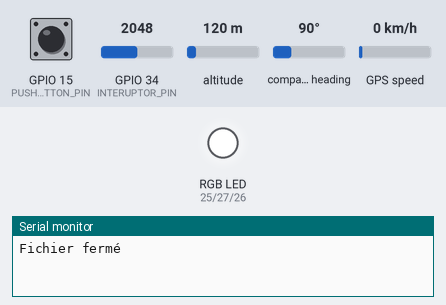
The sketch below on a simulated ESP32. On the bench: an RGB LED mixed from three pins (HIGH = lit), the last lines printed to the serial monitor. The test bench sets the inputs (shaded band); at power-on: GPIO 15 (PUSHBUTTON_PIN) HIGH, GPIO 34 (INTERUPTOR_PIN) = 2048, altitude 120 m, compass heading 90°, GPS speed 0 km/h. Storage starts empty; the GPS gets a fix after 3 s at 37.7749, -122.4194 with 8 satellites. At 6.3 s the program puts the board to deep sleep or switches it off; the recording ends there.

Above: at 3.4 s.
3.5 s: GPIO 15 (PUSHBUTTON_PIN) pulled LOW for 3.2 s
At 3.74 s:
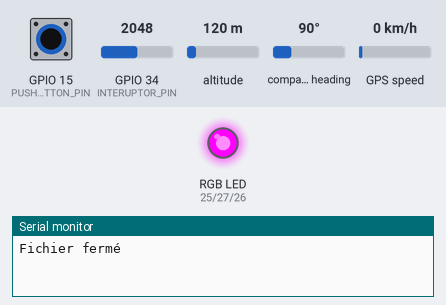
At 5.41 s:
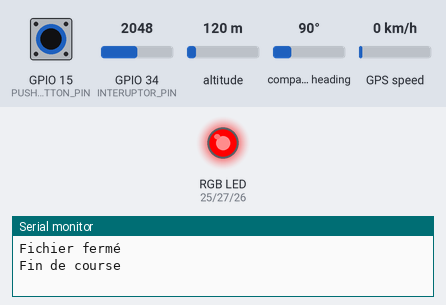
Timing chart, 0 to 6.3 s (numbered marks = the images above; inputs shaded):
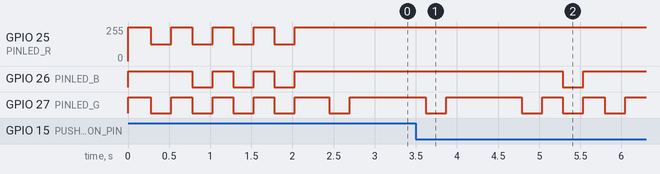

Measured:
- after the input at 3.5 s, GPIO 26 (PINLED_B): HIGH → LOW after 1.8 s, → HIGH 0.25 s later

The sketch:

SD_Datalogger_V6.ino
```cpp
//Bibliothèques
#include <ArduinoJson.h>     // Bibliothèque pour manipuler les objets JSON
#include <TinyGPS++.h>       // Bibliothèque pour interagir avec le module GPS
#include <HardwareSerial.h>  // Bibliothèque pour utiliser la liaison série matérielle
#include <FS.h>              // Bibliothèque pour manipuler le système de fichiers
#include <SD.h>              // Bibliothèque pour interagir avec la carte SD
#include <SPI.h>             // Bibliothèque pour la communication SPI

//Constantes de pins
#define GPS_RX_PIN 16      // Broche de réception du signal GPS (RX2)
#define GPS_TX_PIN 17      // Broche de transmission du signal GPS (TX2)
#define INTERUPTOR_PIN 34  // Broche de l'interrupteur ON/OFF
#define PINLED_R 25        // Broche de la LED RGB rouge
#define PINLED_G 27        // Broche de la LED RGB verte
#define PINLED_B 26        // Broche de la LED RGB bleue
#define PUSHBUTTON_PIN 15  // Broche du bouton de fin de course
// Constantes de couleurs
// R , V , B
#define WHITE 128, 255, 255
#define RED 255, 0, 0
#define GREEN 0, 255, 0
#define BLUE 0, 0, 255
#define CYAN 0, 255, 255
#define MAGENTA 128, 0, 255
#define YELLOW 128, 255, 0
//Constantes de calcul
#define INTERVALLE_ACQUISITION 1000  // Intervalle entre chaque acquisition de données GPS (en millisecondes)
#define BAUD_RATE 9600               // Vitesse de communication du moniteur série
#define VOLTAGE_DIVIDER_FACTOR 2.2   // Facteur de multiplication de la tension pour retrouver la tension avant le pont diviseur
#define BATTERY_LOW_THRESHOLD 3.6    // Limite minimale de tension pour préserver la batterie
#define TEMPS_PRESSION 1000
// Initialisation des bibliothèques
HardwareSerial gpsSerial(2);       // Initialisation de la liaison série matérielle pour le GPS
TinyGPSPlus gps;                   // Création d'une instance de l'objet TinyGPSPlus pour interagir avec le GPS
DynamicJsonDocument jsonDoc(512);  // Création d'un document JSON dynamique de taille 512 octets
File dataFile;                     // Déclaration de la variable dataFile pour gérer les fichiers sur la carte SD

// Variables globales
bool endRecord = false;  // Variable booléenne pour indiquer si l'enregistrement à été aretté
int fileNumber = 0;      // Numéro du fichier de données
String filename = "";
unsigned long tempsDebutPression = 0;  // Variable pour enregistrer le temps au début de la pression
// Prototypes
bool mode();
float readBattLevel();
void displayBat();
void stopRecordingLowBat();
void createNewFile(const char *chemin);
int trouver_prochain_numero(const char *chemin);
void readGPSData();
void checkGPSValidity();
void recording();
void setColor(uint8_t redValue, uint8_t greenValue, uint8_t blueValue);
void ledBlink(uint8_t redValue, uint8_t greenValue, uint8_t blueValue);
void ledOff();
void listDir(fs::FS &fs, const char *dirname, uint8_t levels);
void cardType();
///////////////////////////////////////////////////////// SETUP ////////////////////////////////////////////////////////////
void setup() {
  Serial.begin(BAUD_RATE);  // Initialisation de la communication série
  Serial.println("Moniteur Série : OK");
  // Initialisation des broches pour les LED RGB
  Serial.println("Init LED RGB...");
  pinMode(PINLED_R, OUTPUT);
  pinMode(PINLED_G, OUTPUT);
  pinMode(PINLED_B, OUTPUT);
  Serial.println("LED RGB : OK");
  ledOff();  // Éteindre les LED au démarrage
  // Initialisation de la carte SD
  Serial.println("Init SD...");
  if (!SD.begin()) {  // Vérification de la connexion de la carte SD
    while (true) {
      Serial.println("Card Mount Failed : Connect SD & Restart ESP32");
      ledBlink(RED);
    }
  }
  cardType();
  listDir(SD, "/", 0);  // Affichage du contenu du répertoire racine de la carte SD
  // Implémenter une fonctionnalité permettant d'empecher l'écriture d'un nouveau fichier si l'espace sur la SD nécessaire pour une future course n'est pas possible (de l'ordre de 100Ko)
  Serial.println("SD : OK");
  // Initialisation du module GPS
  Serial.println("Init GPS...");
  gpsSerial.begin(9600, SERIAL_8N1, GPS_RX_PIN, GPS_TX_PIN);
  Serial.println("GPS : OK");
  // Configuration de l'interrupeur au démarrage
  Serial.println("Init Interrupteur...");
  pinMode(INTERUPTOR_PIN, INPUT);
  Serial.println("Interrupteur : OK");
  // Configuration de l'interrupeur au démarrage
  Serial.println("Init Push button...");
  pinMode(PUSHBUTTON_PIN, INPUT_PULLUP);
  Serial.println("Push button : OK");
  // Initialisation des 2 modes
  if (mode() == true) {  // Initialiation du mode course
    Serial.println("Init mode Course:");
    createNewFile("");
  } else {
    Serial.println("Init mode BT:");
  }
  // Animation LED au démarrage
  Serial.println("Start");
  for (int i = 0; i < 3; i++) {
    ledBlink(WHITE);
  }
}
///////////////////////////////////////////////////////// LOOP ////////////////////////////////////////////////////////////
void loop() {
  displayBat();
  if (mode() == true) {
    recording();
  } else {
    ledBlink(BLUE);
    return;
  }
  delay(500);  // Attente de 500 millisecondes avant la prochaine lecture de la tension de la batterie
}
///////////////////////////////////////////////////////// FONCTIONS ////////////////////////////////////////////////////////////
// Fonction appelée lors de l'appui sur le bouton poussoir
void buttonPressed() {
  endRecord = !endRecord;  // Inversion de l'état d'enregistrement
}
// Lecture du niveau de batterie
float readBattLevel() {
  int sensorValue = analogRead(INTERUPTOR_PIN);                           // Lecture de la tension analogique
  float voltage = (sensorValue * (3.3 / 4095) * VOLTAGE_DIVIDER_FACTOR);  // Conversion de la valeur analogique en tension
  return voltage;
}

void displayBat() {
  // Lecture de la tension de la batterie
  float voltage = readBattLevel();
  // Affichage de la tension de la batterie dans la console série
  Serial.print("Tension : ");
  Serial.println(voltage);
}
// Fonction pour définir la couleur des LED RGB
void setColor(uint8_t redValue, uint8_t greenValue, uint8_t blueValue) {
  redValue = 255 - redValue;
  greenValue = 255 - greenValue;
  blueValue = 255 - blueValue;
  analogWrite(PINLED_R, redValue);
  analogWrite(PINLED_G, greenValue);
  analogWrite(PINLED_B, blueValue);
}
void ledBlink(uint8_t redValue, uint8_t greenValue, uint8_t blueValue) {
  setColor(redValue, greenValue, blueValue);
  delay(250);
  ledOff();
  delay(250);
}

// Fonction pour éteindre les LED RGB
void ledOff() {
  analogWrite(PINLED_R, 255);
  analogWrite(PINLED_G, 255);
  analogWrite(PINLED_B, 255);
}
bool mode() {
  float voltage = readBattLevel();  // Lecture de la tension de la batterie
  if (voltage > 0) {                // Si la batterie a de la tension
    Serial.println("Mode course");  // Affichage du mode dans la console série

    return true;
  } else {
    Serial.println("Mode BT");  // Affichage du mode dans la console série

    return false;
  }
}
// Fonction pour créer un nouveau fichier de données GPS
int trouver_prochain_numero(const char *chemin) {
  int numero = 1;
  char nom_fichier[50];
  // Tant que le fichier existe, on incrémente le numéro
  do {
    snprintf(nom_fichier, sizeof(nom_fichier), "%s/gps_data_%d.json", chemin, numero);
    if (!SD.exists(nom_fichier)) {
      break;
    }
    numero++;
  } while (true);
  return numero;
}
void createNewFile(const char *chemin) {
  if (!mode()) {  // Si le mode n'est pas "course", quitter la fonction
    return;
  }
  int fileNumber = trouver_prochain_numero(chemin);
  filename = String(chemin) + "/gps_data_" + String(fileNumber) + ".json";  // Nom du fichier
  Serial.print("Nom du fichier : ");
  Serial.println(filename);
  dataFile = SD.open(filename, FILE_WRITE);  // Ouverture du fichier en mode écriture
  if (!dataFile) {
    Serial.println("Erreur lors de l'ouverture du fichier a la création!");  // Erreur lors de l'ouverture du fichier
    ledBlink(MAGENTA);
    return;
  }
  // Écriture de la première partie du fichier JSON
  if (dataFile.println("[") == 0) {
    Serial.println("Erreur lors de l'écriture de '[' dans le fichier!");
    ledBlink(MAGENTA);
    dataFile.close();
    return;
  }
  Serial.println("Fichier créé avec succès!");
  ledBlink(YELLOW);
  dataFile.close();  // Fermeture du fichier après l'initialisation
}

void readGPSData() {
  if (gpsSerial.available() > 0) {
    while (gpsSerial.available() > 0) {
      gps.encode(gpsSerial.read());
    }
  }
}
void checkGPSValidity() {
  if (gps.speed.isValid()) {
    jsonDoc["vitesse"] = gps.speed.kmph();
  } else {
    jsonDoc["vitesse"] = nullptr;
  }
  if (gps.altitude.isValid()) {
    jsonDoc["altitude"] = gps.altitude.meters();
  } else {
    jsonDoc["altitude"] = nullptr;
  }
  if (gps.location.isValid()) {
    jsonDoc["latitude"] = gps.location.lat();
    jsonDoc["longitude"] = gps.location.lng();
  } else {
    jsonDoc["latitude"] = nullptr;
    jsonDoc["longitude"] = nullptr;
  }
  if (gps.date.isValid()) {
    char dateBuffer[20];  // Tampon pour stocker la date formatée
    snprintf(dateBuffer, sizeof(dateBuffer), "%04d-%02d-%02d", gps.date.year(), gps.date.month(), gps.date.day());
    jsonDoc["date"] = dateBuffer;
  } else {
    jsonDoc["date"] = nullptr;
  }
  if (gps.time.isValid()) {
    char timeBuffer[20];  // Tampon pour stocker l'heure formatée
    snprintf(timeBuffer, sizeof(timeBuffer), "%02d:%02d:%02d", gps.time.hour(), gps.time.minute(), gps.time.second());
    jsonDoc["heure"] = timeBuffer;
  } else {
    jsonDoc["heure"] = nullptr;
  }
}

void recording() {
  static unsigned long dernierTempsAcquisition = 0;
  if (millis() - dernierTempsAcquisition >= INTERVALLE_ACQUISITION) {
    dernierTempsAcquisition = millis();
    readGPSData();
    checkGPSValidity();
    String currentJsonString;
    serializeJson(jsonDoc, currentJsonString);
    Serial.println("Enregistrement des données...");
    // Ouvrir le fichier en mode ajout
    File dataFile = SD.open(filename, FILE_APPEND);
    if (dataFile) {
      Serial.print("Fichier ouvert :");
      Serial.println(filename);
      // Ajouter la nouvelle entrée JSON
      dataFile.print(currentJsonString);
      dataFile.println(",");
      Serial.print("JSON : ");
      Serial.println(currentJsonString);
      // Fermer le fichier
      dataFile.close();
      Serial.println("Fichier fermé");
      ledBlink(GREEN);
      // Détection de la pression longue
      if (digitalRead(PUSHBUTTON_PIN) == LOW) {
        if (tempsDebutPression == 0) {
          tempsDebutPression = millis();
        }
        if (millis() - tempsDebutPression >= TEMPS_PRESSION) {
          Serial.println("Fin de course");
          ledBlink(CYAN);
          stopRecording();
          tempsDebutPression = 0;  // Réinitialiser le temps de début de pression pour éviter la répétition des actions
        }
      }
    } else {
      Serial.println("Erreur lors de l'ouverture du fichier pendant l'écriture!");  // Erreur lors de l'ouverture du fichier
      ledBlink(MAGENTA);
    }
  }
}
void stopRecording() {
  File dataFile = SD.open(filename, FILE_APPEND);
  if (dataFile) {
    dataFile.println("{}]");
    dataFile.close();
    ledBlink(GREEN);
    esp_deep_sleep_start();            // Mise en veille profonde de l'ESP32
  }
}

// Fonction pour lister les fichiers dans un répertoire
void listDir(fs::FS &fs, const char *dirname, uint8_t levels) {
  Serial.printf("Listing directory: %s\n", dirname);
  File root = fs.open(dirname);
  if (!root) {
    Serial.println("Failed to open directory");
    return;
  }
  if (!root.isDirectory()) {
    Serial.println("Not a directory");
    return;
  }
  File file = root.openNextFile();
  while (file) {
    if (file.isDirectory()) {
      Serial.print("  DIR : ");
      Serial.println(file.name());
      if (levels) {
        listDir(fs, file.path(), levels - 1);  // Récursivité pour les sous-répertoires
      }
    } else {
      Serial.print("  FILE: ");
      Serial.print(file.name());
      Serial.print("  SIZE: ");
      Serial.println(file.size());
    }
    file = root.openNextFile();
  }
}
void cardType() {
  // Vérification du type de carte SD
  uint8_t cardType = SD.cardType();
  if (cardType == CARD_NONE) {
    Serial.println("No SD card attached");
    return;
  }
  Serial.print("SD Card Type: ");
  if (cardType == CARD_MMC) {
    Serial.println("MMC");
  } else if (cardType == CARD_SD) {
    Serial.println("SDSC");
  } else if (cardType == CARD_SDHC) {
    Serial.println("SDHC");
  } else {
    Serial.println("UNKNOWN");
  }
}
```
